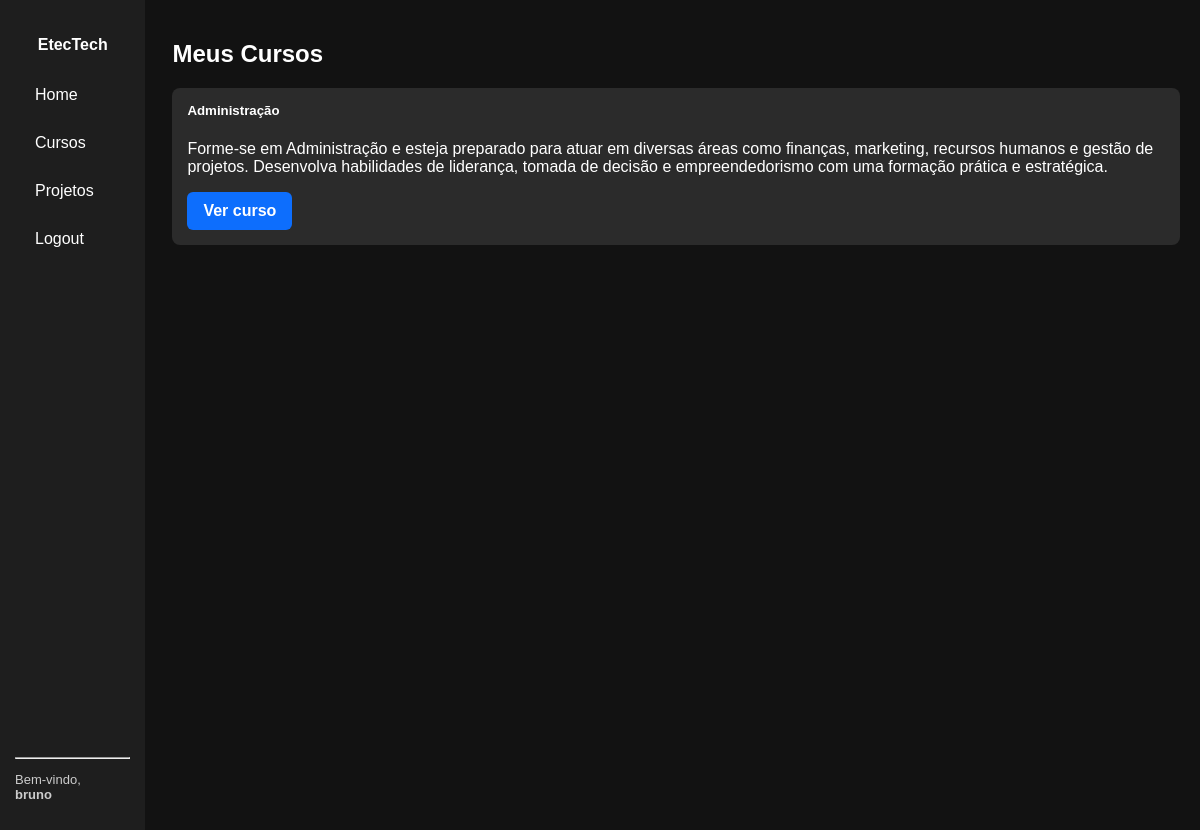
The app's page / (signed in) with its own data.
### cursos/models.py (models this page shows, shortened)
class Curso(models.Model):
    titulo = models.CharField(max_length=200)
    descricao = models.TextField()
    data_criacao = models.DateField(auto_now_add=True)
    categoria = models.ForeignKey(Categoria, on_delete=models.SET_NULL, null=True, related_name='cursos')
    instrutores = models.ManyToManyField(Instrutor, related_name='cursos')
    publico_alvo = models.TextField(blank=True)
    requisitos = models.TextField(blank=True)
    material_pdf = models.FileField(
        upload_to="materiais/",
        blank=True,
        null=True,
        help_text="PDF de material de apoio do curso"
    )
    video_id = models.CharField(
        max_length=11,
        blank=True, null=True,
        validators=[youtube_id_validator],
        help_text="Cole apenas o ID."
    )

### cursos/views.py (the view)
# urls.py: path('', IndexView.as_view(), name='index'),
class IndexView(ListView):
    model = Curso
    template_name = 'index.html'
    context_object_name = 'cursos'
    def get_queryset(self):
        if self.request.user.is_authenticated:
            qs = Curso.objects.filter(inscricao__usuario=self.
                                      request.user)
        else:
            qs = Curso.objects.all()
        titulo = self.request.GET.get('titulo')
        if titulo:
            qs = qs.filter(titulo__icontains=titulo)
        return qs.order_by('titulo').select_related('categoria').prefetch_related('instrutores')
    def get_context_data(self, **kwargs):
        ctx = super().get_context_data(**kwargs)
        ctx['titulo_pagina'] = (
            'Meus Cursos' if self.request.user.is_authenticated else 'Cursos Disponíveis'
        )
        return ctx

### cursos/templates/index.html (shortened to what this page needs)
{% extends 'base.html' %}
{% block content %}
<h2>{{ titulo_pagina }}</h2>
<div class="card-container">
    {% for curso in cursos %}
    <div class="card">
        <h5>{{ curso.titulo }}</h5>
        <p>{{ curso.descricao }}</p>
        <a href="{% url 'curso_detail' curso.pk %}" class="btn btn-azul">Ver curso</a>
    </div>
    {% endfor %}
</div>
{% endblock %}

### config/templates/base.html (shortened to what this page needs)
<!DOCTYPE html>
<html lang="pt-br">
<head>
    {% load static %}
    <link rel="stylesheet" href="{% static 'css/style.css' %}">
</head>
<body>
  <div class="container">
    <div class="sidebar">
      <div class="menu-items">
        <h4>EtecTech</h4>
        <a href="{% url 'index' %}">Home</a>
        {% if user.is_authenticated %}
          <a href="{% url 'todos_cursos' %}">Cursos</a>
          <a href="{% url 'projetos' %}">Projetos</a>
          <a href="{% url 'logout' %}">Logout</a>
        {% else %}
          <a href="{% url 'login' %}">Login</a>
        {% endif %}
      </div>
      {% if user.is_authenticated %}
        <div class="user-info">
          <hr>
          <p>Bem-vindo,<br><strong>{{ user.username }}</strong></p>
        </div>
      {% endif %}
    </div>
    <div class="content" style="margin-left: 7px;">
      {% block content %}{% endblock %}
    </div>
  </div>
</body>
</html>

### cursos/static/css/style.css (style rules this page uses)
body { margin: 0; padding: 0; font-family: Arial, sans-serif; background-color: #121212; color: #fff; }
.container { display: flex; }
.sidebar { width: 220px; height: 100vh; background-color: #1e1e1e; padding: 15px; display: flex; flex-direction: column; justify-content: space-between; }
.content { flex-grow: 1; padding: 20px; color: white; }
.menu-items a { display: block; margin-bottom: 10px; color: white; text-decoration: none; }
.user-info { color: #ccc; font-size: 13px; }
.sidebar h4 { text-align: center; color: #fff; }
.sidebar a { display: block; color: #fff; padding: 10px 20px; text-decoration: none; }
.content { margin-left: 220px; padding: 20px; }
.card { background-color: #2b2b2b; border-radius: 8px; padding: 15px; margin-bottom: 20px; }
.card h5 { margin-top: 0; }
.btn { display:inline-block; padding:10px 16px; border:0; border-radius:6px; text-decoration:none; font-weight:600; cursor:pointer; color:#fff; font-size: 16px; }
.btn-azul { background:#0d6efd; }

### records on screen
Curso: titulo "Administração", descricao "Forme-se em Administração e esteja preparado para atuar em diversas áreas como finanças, marketing, recursos humanos e gestão de projetos. Desenvolva habilidades de liderança, tomada de decisão e empreendedorismo com uma formação prática e estratégica."

### other values on screen
{{ user.username }} "bruno"
{{ titulo_pagina }} "Meus Cursos"
